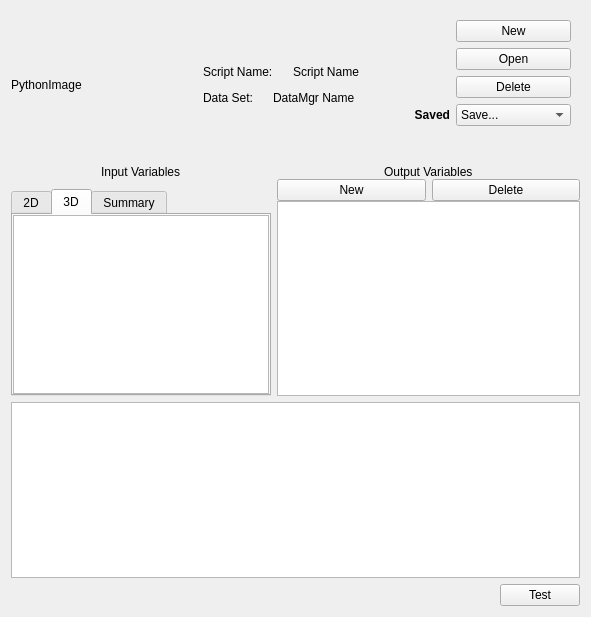
<?xml version="1.0" encoding="UTF-8"?>
<ui version="4.0">
 <class>PythonVariablesGUI</class>
 <widget class="QDialog" name="PythonVariablesGUI">
  <property name="geometry">
   <rect>
    <x>0</x>
    <y>0</y>
    <width>591</width>
    <height>617</height>
   </rect>
  </property>
  <property name="windowTitle">
   <string>Dialog</string>
  </property>
  <layout class="QVBoxLayout" name="verticalLayout">
   <property name="spacing">
    <number>-1</number>
   </property>
   <item>
    <widget class="QFrame" name="frame_6">
     <property name="frameShape">
      <enum>QFrame::NoFrame</enum>
     </property>
     <property name="frameShadow">
      <enum>QFrame::Raised</enum>
     </property>
     <layout class="QHBoxLayout" name="horizontalLayout_9" stretch="0,0,0,0">
      <property name="spacing">
       <number>-1</number>
      </property>
      <property name="leftMargin">
       <number>0</number>
      </property>
      <property name="topMargin">
       <number>0</number>
      </property>
      <property name="rightMargin">
       <number>0</number>
      </property>
      <property name="bottomMargin">
       <number>0</number>
      </property>
      <item>
       <widget class="QFrame" name="frame_18">
        <property name="frameShape">
         <enum>QFrame::NoFrame</enum>
        </property>
        <property name="frameShadow">
         <enum>QFrame::Raised</enum>
        </property>
        <layout class="QVBoxLayout" name="verticalLayout_8">
         <property name="spacing">
          <number>0</number>
         </property>
         <property name="leftMargin">
          <number>0</number>
         </property>
         <property name="topMargin">
          <number>0</number>
         </property>
         <property name="rightMargin">
          <number>0</number>
         </property>
         <property name="bottomMargin">
          <number>0</number>
         </property>
         <item>
          <spacer name="verticalSpacer_5">
           <property name="orientation">
            <enum>Qt::Vertical</enum>
           </property>
           <property name="sizeHint" stdset="0">
            <size>
             <width>20</width>
             <height>40</height>
            </size>
           </property>
          </spacer>
         </item>
         <item>
          <widget class="QLabel" name="_pythonLabel">
           <property name="text">
            <string>PythonImage</string>
           </property>
          </widget>
         </item>
         <item>
          <spacer name="verticalSpacer">
           <property name="orientation">
            <enum>Qt::Vertical</enum>
           </property>
           <property name="sizeHint" stdset="0">
            <size>
             <width>20</width>
             <height>40</height>
            </size>
           </property>
          </spacer>
         </item>
        </layout>
       </widget>
      </item>
      <item>
       <spacer name="horizontalSpacer_2">
        <property name="orientation">
         <enum>Qt::Horizontal</enum>
        </property>
        <property name="sizeHint" stdset="0">
         <size>
          <width>40</width>
          <height>20</height>
         </size>
        </property>
       </spacer>
      </item>
      <item>
       <widget class="QFrame" name="frame_13">
        <property name="frameShape">
         <enum>QFrame::NoFrame</enum>
        </property>
        <property name="frameShadow">
         <enum>QFrame::Raised</enum>
        </property>
        <layout class="QVBoxLayout" name="verticalLayout_13">
         <property name="spacing">
          <number>-1</number>
         </property>
         <property name="leftMargin">
          <number>0</number>
         </property>
         <property name="topMargin">
          <number>10</number>
         </property>
         <property name="rightMargin">
          <number>0</number>
         </property>
         <property name="bottomMargin">
          <number>10</number>
         </property>
         <item>
          <spacer name="verticalSpacer_4">
           <property name="orientation">
            <enum>Qt::Vertical</enum>
           </property>
           <property name="sizeHint" stdset="0">
            <size>
             <width>20</width>
             <height>40</height>
            </size>
           </property>
          </spacer>
         </item>
         <item>
          <widget class="QFrame" name="frame_3">
           <property name="frameShape">
            <enum>QFrame::NoFrame</enum>
           </property>
           <property name="frameShadow">
            <enum>QFrame::Raised</enum>
           </property>
           <layout class="QHBoxLayout" name="horizontalLayout_3">
            <property name="spacing">
             <number>0</number>
            </property>
            <property name="leftMargin">
             <number>0</number>
            </property>
            <property name="topMargin">
             <number>0</number>
            </property>
            <property name="rightMargin">
             <number>0</number>
            </property>
            <property name="bottomMargin">
             <number>0</number>
            </property>
            <item>
             <spacer name="horizontalSpacer_3">
              <property name="orientation">
               <enum>Qt::Horizontal</enum>
              </property>
              <property name="sizeType">
               <enum>QSizePolicy::Minimum</enum>
              </property>
              <property name="sizeHint" stdset="0">
               <size>
                <width>40</width>
                <height>20</height>
               </size>
              </property>
             </spacer>
            </item>
            <item>
             <widget class="QLabel" name="label">
              <property name="text">
               <string>Script Name:</string>
              </property>
             </widget>
            </item>
            <item>
             <spacer name="horizontalSpacer_10">
              <property name="orientation">
               <enum>Qt::Horizontal</enum>
              </property>
              <property name="sizeType">
               <enum>QSizePolicy::Minimum</enum>
              </property>
              <property name="sizeHint" stdset="0">
               <size>
                <width>20</width>
                <height>20</height>
               </size>
              </property>
             </spacer>
            </item>
            <item>
             <widget class="QLabel" name="_scriptNameLabel">
              <property name="text">
               <string>Script Name</string>
              </property>
             </widget>
            </item>
            <item>
             <spacer name="horizontalSpacer_4">
              <property name="orientation">
               <enum>Qt::Horizontal</enum>
              </property>
              <property name="sizeHint" stdset="0">
               <size>
                <width>40</width>
                <height>20</height>
               </size>
              </property>
             </spacer>
            </item>
           </layout>
          </widget>
         </item>
         <item>
          <widget class="QFrame" name="frame_2">
           <property name="frameShape">
            <enum>QFrame::NoFrame</enum>
           </property>
           <property name="frameShadow">
            <enum>QFrame::Raised</enum>
           </property>
           <layout class="QHBoxLayout" name="horizontalLayout_2">
            <property name="spacing">
             <number>0</number>
            </property>
            <property name="leftMargin">
             <number>0</number>
            </property>
            <property name="topMargin">
             <number>0</number>
            </property>
            <property name="rightMargin">
             <number>0</number>
            </property>
            <property name="bottomMargin">
             <number>0</number>
            </property>
            <item>
             <spacer name="horizontalSpacer_11">
              <property name="orientation">
               <enum>Qt::Horizontal</enum>
              </property>
              <property name="sizeType">
               <enum>QSizePolicy::Minimum</enum>
              </property>
              <property name="sizeHint" stdset="0">
               <size>
                <width>40</width>
                <height>20</height>
               </size>
              </property>
             </spacer>
            </item>
            <item>
             <widget class="QLabel" name="label_2">
              <property name="text">
               <string>Data Set:</string>
              </property>
             </widget>
            </item>
            <item>
             <spacer name="horizontalSpacer_9">
              <property name="orientation">
               <enum>Qt::Horizontal</enum>
              </property>
              <property name="sizeType">
               <enum>QSizePolicy::Minimum</enum>
              </property>
              <property name="sizeHint" stdset="0">
               <size>
                <width>20</width>
                <height>20</height>
               </size>
              </property>
             </spacer>
            </item>
            <item>
             <widget class="QLabel" name="_dataMgrNameLabel">
              <property name="text">
               <string>DataMgr Name</string>
              </property>
             </widget>
            </item>
            <item>
             <spacer name="horizontalSpacer_12">
              <property name="orientation">
               <enum>Qt::Horizontal</enum>
              </property>
              <property name="sizeHint" stdset="0">
               <size>
                <width>40</width>
                <height>20</height>
               </size>
              </property>
             </spacer>
            </item>
           </layout>
          </widget>
         </item>
         <item>
          <spacer name="verticalSpacer_3">
           <property name="orientation">
            <enum>Qt::Vertical</enum>
           </property>
           <property name="sizeHint" stdset="0">
            <size>
             <width>20</width>
             <height>40</height>
            </size>
           </property>
          </spacer>
         </item>
        </layout>
       </widget>
      </item>
      <item>
       <widget class="QFrame" name="frame">
        <property name="frameShape">
         <enum>QFrame::NoFrame</enum>
        </property>
        <property name="frameShadow">
         <enum>QFrame::Raised</enum>
        </property>
        <layout class="QVBoxLayout" name="verticalLayout_12">
         <property name="spacing">
          <number>0</number>
         </property>
         <property name="leftMargin">
          <number>0</number>
         </property>
         <property name="topMargin">
          <number>0</number>
         </property>
         <property name="rightMargin">
          <number>0</number>
         </property>
         <property name="bottomMargin">
          <number>0</number>
         </property>
         <item>
          <widget class="QFrame" name="frame_15">
           <property name="frameShape">
            <enum>QFrame::NoFrame</enum>
           </property>
           <property name="frameShadow">
            <enum>QFrame::Raised</enum>
           </property>
           <layout class="QHBoxLayout" name="horizontalLayout_12">
            <property name="spacing">
             <number>0</number>
            </property>
            <property name="leftMargin">
             <number>0</number>
            </property>
            <property name="topMargin">
             <number>0</number>
            </property>
            <property name="rightMargin">
             <number>0</number>
            </property>
            <property name="bottomMargin">
             <number>0</number>
            </property>
            <item>
             <widget class="QFrame" name="frame_17">
              <property name="frameShape">
               <enum>QFrame::NoFrame</enum>
              </property>
              <property name="frameShadow">
               <enum>QFrame::Raised</enum>
              </property>
              <layout class="QVBoxLayout" name="verticalLayout_7">
               <property name="rightMargin">
                <number>0</number>
               </property>
               <item>
                <widget class="QLabel" name="label_3">
                 <property name="text">
                  <string/>
                 </property>
                </widget>
               </item>
               <item>
                <widget class="QLabel" name="label_6">
                 <property name="text">
                  <string/>
                 </property>
                </widget>
               </item>
               <item>
                <widget class="QLabel" name="label_7">
                 <property name="text">
                  <string/>
                 </property>
                </widget>
               </item>
               <item>
                <widget class="QLabel" name="_scriptSaveLabel">
                 <property name="font">
                  <font>
                   <weight>75</weight>
                   <bold>true</bold>
                  </font>
                 </property>
                 <property name="text">
                  <string>Saved</string>
                 </property>
                 <property name="alignment">
                  <set>Qt::AlignRight|Qt::AlignTrailing|Qt::AlignVCenter</set>
                 </property>
                </widget>
               </item>
              </layout>
             </widget>
            </item>
            <item>
             <widget class="QFrame" name="frame_16">
              <property name="frameShape">
               <enum>QFrame::NoFrame</enum>
              </property>
              <property name="frameShadow">
               <enum>QFrame::Raised</enum>
              </property>
              <layout class="QVBoxLayout" name="verticalLayout_2">
               <property name="leftMargin">
                <number>6</number>
               </property>
               <item>
                <widget class="QPushButton" name="_newScriptButton">
                 <property name="sizePolicy">
                  <sizepolicy hsizetype="Minimum" vsizetype="Minimum">
                   <horstretch>0</horstretch>
                   <verstretch>0</verstretch>
                  </sizepolicy>
                 </property>
                 <property name="text">
                  <string>New</string>
                 </property>
                 <property name="autoDefault">
                  <bool>false</bool>
                 </property>
                </widget>
               </item>
               <item>
                <widget class="QPushButton" name="_openScriptButton">
                 <property name="sizePolicy">
                  <sizepolicy hsizetype="Minimum" vsizetype="Minimum">
                   <horstretch>0</horstretch>
                   <verstretch>0</verstretch>
                  </sizepolicy>
                 </property>
                 <property name="text">
                  <string>Open</string>
                 </property>
                 <property name="autoDefault">
                  <bool>false</bool>
                 </property>
                </widget>
               </item>
               <item>
                <widget class="QPushButton" name="_deleteScriptButton">
                 <property name="sizePolicy">
                  <sizepolicy hsizetype="Minimum" vsizetype="Minimum">
                   <horstretch>0</horstretch>
                   <verstretch>0</verstretch>
                  </sizepolicy>
                 </property>
                 <property name="text">
                  <string>Delete</string>
                 </property>
                 <property name="autoDefault">
                  <bool>false</bool>
                 </property>
                 <property name="default">
                  <bool>false</bool>
                 </property>
                 <property name="flat">
                  <bool>false</bool>
                 </property>
                </widget>
               </item>
               <item>
                <widget class="QComboBox" name="_saveScriptCombo">
                 <property name="layoutDirection">
                  <enum>Qt::LeftToRight</enum>
                 </property>
                 <property name="frame">
                  <bool>true</bool>
                 </property>
                 <item>
                  <property name="text">
                   <string>Save...</string>
                  </property>
                 </item>
                 <item>
                  <property name="text">
                   <string>Save to session</string>
                  </property>
                 </item>
                 <item>
                  <property name="text">
                   <string>Save to file</string>
                  </property>
                 </item>
                </widget>
               </item>
              </layout>
              <zorder>_newScriptButton</zorder>
              <zorder>_openScriptButton</zorder>
              <zorder>_saveScriptCombo</zorder>
              <zorder>_scriptSaveLabel</zorder>
              <zorder>_deleteScriptButton</zorder>
             </widget>
            </item>
           </layout>
          </widget>
         </item>
         <item>
          <spacer name="verticalSpacer_2">
           <property name="orientation">
            <enum>Qt::Vertical</enum>
           </property>
           <property name="sizeHint" stdset="0">
            <size>
             <width>20</width>
             <height>40</height>
            </size>
           </property>
          </spacer>
         </item>
        </layout>
       </widget>
      </item>
     </layout>
    </widget>
   </item>
   <item>
    <widget class="QFrame" name="_variableSelectionFrame">
     <property name="frameShape">
      <enum>QFrame::NoFrame</enum>
     </property>
     <property name="frameShadow">
      <enum>QFrame::Raised</enum>
     </property>
     <layout class="QHBoxLayout" name="horizontalLayout_13" stretch="0,1">
      <property name="spacing">
       <number>-1</number>
      </property>
      <property name="leftMargin">
       <number>0</number>
      </property>
      <property name="topMargin">
       <number>0</number>
      </property>
      <property name="rightMargin">
       <number>0</number>
      </property>
      <property name="bottomMargin">
       <number>0</number>
      </property>
      <item>
       <widget class="QFrame" name="frame_4">
        <property name="frameShape">
         <enum>QFrame::NoFrame</enum>
        </property>
        <property name="frameShadow">
         <enum>QFrame::Raised</enum>
        </property>
        <layout class="QVBoxLayout" name="verticalLayout_9">
         <property name="spacing">
          <number>10</number>
         </property>
         <property name="leftMargin">
          <number>0</number>
         </property>
         <property name="topMargin">
          <number>0</number>
         </property>
         <property name="rightMargin">
          <number>0</number>
         </property>
         <property name="bottomMargin">
          <number>0</number>
         </property>
         <item>
          <widget class="QFrame" name="frame_11">
           <property name="sizePolicy">
            <sizepolicy hsizetype="Preferred" vsizetype="Minimum">
             <horstretch>0</horstretch>
             <verstretch>0</verstretch>
            </sizepolicy>
           </property>
           <property name="minimumSize">
            <size>
             <width>0</width>
             <height>0</height>
            </size>
           </property>
           <property name="frameShape">
            <enum>QFrame::NoFrame</enum>
           </property>
           <property name="frameShadow">
            <enum>QFrame::Raised</enum>
           </property>
           <layout class="QVBoxLayout" name="verticalLayout_3">
            <property name="spacing">
             <number>0</number>
            </property>
            <property name="leftMargin">
             <number>0</number>
            </property>
            <property name="topMargin">
             <number>0</number>
            </property>
            <property name="rightMargin">
             <number>0</number>
            </property>
            <property name="bottomMargin">
             <number>0</number>
            </property>
            <item>
             <widget class="QFrame" name="frame_8">
              <property name="sizePolicy">
               <sizepolicy hsizetype="Preferred" vsizetype="Minimum">
                <horstretch>0</horstretch>
                <verstretch>0</verstretch>
               </sizepolicy>
              </property>
              <property name="frameShape">
               <enum>QFrame::NoFrame</enum>
              </property>
              <property name="frameShadow">
               <enum>QFrame::Raised</enum>
              </property>
              <layout class="QHBoxLayout" name="horizontalLayout_5">
               <property name="spacing">
                <number>0</number>
               </property>
               <property name="leftMargin">
                <number>0</number>
               </property>
               <property name="topMargin">
                <number>0</number>
               </property>
               <property name="rightMargin">
                <number>0</number>
               </property>
               <property name="bottomMargin">
                <number>0</number>
               </property>
               <item>
                <spacer name="horizontalSpacer_7">
                 <property name="orientation">
                  <enum>Qt::Horizontal</enum>
                 </property>
                 <property name="sizeHint" stdset="0">
                  <size>
                   <width>40</width>
                   <height>0</height>
                  </size>
                 </property>
                </spacer>
               </item>
               <item>
                <widget class="QLabel" name="label_5">
                 <property name="sizePolicy">
                  <sizepolicy hsizetype="Preferred" vsizetype="Minimum">
                   <horstretch>0</horstretch>
                   <verstretch>0</verstretch>
                  </sizepolicy>
                 </property>
                 <property name="text">
                  <string>Input Variables</string>
                 </property>
                </widget>
               </item>
               <item>
                <spacer name="horizontalSpacer_5">
                 <property name="orientation">
                  <enum>Qt::Horizontal</enum>
                 </property>
                 <property name="sizeHint" stdset="0">
                  <size>
                   <width>40</width>
                   <height>0</height>
                  </size>
                 </property>
                </spacer>
               </item>
              </layout>
             </widget>
            </item>
            <item>
             <widget class="QFrame" name="frame_7">
              <property name="sizePolicy">
               <sizepolicy hsizetype="Preferred" vsizetype="Minimum">
                <horstretch>0</horstretch>
                <verstretch>0</verstretch>
               </sizepolicy>
              </property>
              <property name="frameShape">
               <enum>QFrame::NoFrame</enum>
              </property>
              <property name="frameShadow">
               <enum>QFrame::Raised</enum>
              </property>
              <layout class="QHBoxLayout" name="horizontalLayout_4" stretch="">
               <property name="spacing">
                <number>-1</number>
               </property>
               <property name="leftMargin">
                <number>0</number>
               </property>
               <property name="topMargin">
                <number>0</number>
               </property>
               <property name="rightMargin">
                <number>0</number>
               </property>
               <property name="bottomMargin">
                <number>0</number>
               </property>
              </layout>
             </widget>
            </item>
           </layout>
          </widget>
         </item>
         <item>
          <widget class="QTabWidget" name="tabWidget">
           <property name="currentIndex">
            <number>1</number>
           </property>
           <widget class="QWidget" name="tab">
            <attribute name="title">
             <string>2D</string>
            </attribute>
            <layout class="QVBoxLayout" name="verticalLayout_5">
             <property name="spacing">
              <number>0</number>
             </property>
             <property name="leftMargin">
              <number>0</number>
             </property>
             <property name="topMargin">
              <number>0</number>
             </property>
             <property name="rightMargin">
              <number>0</number>
             </property>
             <property name="bottomMargin">
              <number>0</number>
             </property>
             <item>
              <widget class="QTableWidget" name="_2DVarTable"/>
             </item>
            </layout>
           </widget>
           <widget class="QWidget" name="tab_2">
            <attribute name="title">
             <string>3D</string>
            </attribute>
            <layout class="QVBoxLayout" name="verticalLayout_10">
             <property name="spacing">
              <number>0</number>
             </property>
             <property name="leftMargin">
              <number>0</number>
             </property>
             <property name="topMargin">
              <number>0</number>
             </property>
             <property name="rightMargin">
              <number>0</number>
             </property>
             <property name="bottomMargin">
              <number>0</number>
             </property>
             <item>
              <widget class="QTableWidget" name="_3DVarTable"/>
             </item>
            </layout>
           </widget>
           <widget class="QWidget" name="tab_3">
            <attribute name="title">
             <string>Summary</string>
            </attribute>
            <layout class="QVBoxLayout" name="verticalLayout_11">
             <property name="spacing">
              <number>0</number>
             </property>
             <property name="leftMargin">
              <number>0</number>
             </property>
             <property name="topMargin">
              <number>0</number>
             </property>
             <property name="rightMargin">
              <number>0</number>
             </property>
             <property name="bottomMargin">
              <number>0</number>
             </property>
             <item>
              <widget class="QTableWidget" name="_varSummaryTable"/>
             </item>
            </layout>
           </widget>
          </widget>
         </item>
        </layout>
       </widget>
      </item>
      <item>
       <widget class="QFrame" name="frame_10">
        <property name="minimumSize">
         <size>
          <width>0</width>
          <height>20</height>
         </size>
        </property>
        <property name="frameShape">
         <enum>QFrame::NoFrame</enum>
        </property>
        <property name="frameShadow">
         <enum>QFrame::Raised</enum>
        </property>
        <layout class="QVBoxLayout" name="verticalLayout_6">
         <property name="spacing">
          <number>0</number>
         </property>
         <property name="leftMargin">
          <number>0</number>
         </property>
         <property name="topMargin">
          <number>0</number>
         </property>
         <property name="rightMargin">
          <number>0</number>
         </property>
         <property name="bottomMargin">
          <number>0</number>
         </property>
         <item>
          <widget class="QFrame" name="frame_12">
           <property name="sizePolicy">
            <sizepolicy hsizetype="Preferred" vsizetype="Minimum">
             <horstretch>0</horstretch>
             <verstretch>0</verstretch>
            </sizepolicy>
           </property>
           <property name="frameShape">
            <enum>QFrame::NoFrame</enum>
           </property>
           <property name="frameShadow">
            <enum>QFrame::Raised</enum>
           </property>
           <layout class="QVBoxLayout" name="verticalLayout_4">
            <property name="spacing">
             <number>0</number>
            </property>
            <property name="leftMargin">
             <number>0</number>
            </property>
            <property name="topMargin">
             <number>0</number>
            </property>
            <property name="rightMargin">
             <number>0</number>
            </property>
            <property name="bottomMargin">
             <number>0</number>
            </property>
            <item>
             <widget class="QFrame" name="frame_9">
              <property name="sizePolicy">
               <sizepolicy hsizetype="Preferred" vsizetype="Minimum">
                <horstretch>0</horstretch>
                <verstretch>0</verstretch>
               </sizepolicy>
              </property>
              <property name="frameShape">
               <enum>QFrame::NoFrame</enum>
              </property>
              <property name="frameShadow">
               <enum>QFrame::Raised</enum>
              </property>
              <layout class="QHBoxLayout" name="horizontalLayout_6">
               <property name="spacing">
                <number>0</number>
               </property>
               <property name="leftMargin">
                <number>0</number>
               </property>
               <property name="topMargin">
                <number>0</number>
               </property>
               <property name="rightMargin">
                <number>0</number>
               </property>
               <property name="bottomMargin">
                <number>0</number>
               </property>
               <item>
                <spacer name="horizontalSpacer_8">
                 <property name="orientation">
                  <enum>Qt::Horizontal</enum>
                 </property>
                 <property name="sizeHint" stdset="0">
                  <size>
                   <width>40</width>
                   <height>0</height>
                  </size>
                 </property>
                </spacer>
               </item>
               <item>
                <widget class="QLabel" name="_outputVariablesLabel">
                 <property name="sizePolicy">
                  <sizepolicy hsizetype="Preferred" vsizetype="Minimum">
                   <horstretch>0</horstretch>
                   <verstretch>0</verstretch>
                  </sizepolicy>
                 </property>
                 <property name="text">
                  <string>Output Variables</string>
                 </property>
                </widget>
               </item>
               <item>
                <spacer name="horizontalSpacer_6">
                 <property name="orientation">
                  <enum>Qt::Horizontal</enum>
                 </property>
                 <property name="sizeHint" stdset="0">
                  <size>
                   <width>40</width>
                   <height>0</height>
                  </size>
                 </property>
                </spacer>
               </item>
              </layout>
             </widget>
            </item>
            <item>
             <widget class="QFrame" name="frame_5">
              <property name="sizePolicy">
               <sizepolicy hsizetype="Preferred" vsizetype="Minimum">
                <horstretch>0</horstretch>
                <verstretch>0</verstretch>
               </sizepolicy>
              </property>
              <property name="frameShape">
               <enum>QFrame::NoFrame</enum>
              </property>
              <property name="frameShadow">
               <enum>QFrame::Raised</enum>
              </property>
              <layout class="QHBoxLayout" name="horizontalLayout_7">
               <property name="spacing">
                <number>-1</number>
               </property>
               <property name="leftMargin">
                <number>0</number>
               </property>
               <property name="topMargin">
                <number>0</number>
               </property>
               <property name="rightMargin">
                <number>0</number>
               </property>
               <property name="bottomMargin">
                <number>0</number>
               </property>
               <item>
                <widget class="QPushButton" name="_newOutVarButton">
                 <property name="text">
                  <string>New</string>
                 </property>
                 <property name="autoDefault">
                  <bool>false</bool>
                 </property>
                 <property name="flat">
                  <bool>false</bool>
                 </property>
                </widget>
               </item>
               <item>
                <widget class="QPushButton" name="_deleteOutVarButton">
                 <property name="text">
                  <string>Delete</string>
                 </property>
                 <property name="autoDefault">
                  <bool>false</bool>
                 </property>
                </widget>
               </item>
              </layout>
             </widget>
            </item>
           </layout>
          </widget>
         </item>
         <item>
          <widget class="QTableWidget" name="_outputVariablesTable"/>
         </item>
        </layout>
       </widget>
      </item>
     </layout>
    </widget>
   </item>
   <item>
    <widget class="QTextEdit" name="_scriptEdit">
     <property name="lineWrapMode">
      <enum>QTextEdit::NoWrap</enum>
     </property>
     <property name="tabStopWidth">
      <number>40</number>
     </property>
    </widget>
   </item>
   <item>
    <widget class="QFrame" name="_testFrame">
     <property name="frameShape">
      <enum>QFrame::NoFrame</enum>
     </property>
     <property name="frameShadow">
      <enum>QFrame::Raised</enum>
     </property>
     <layout class="QHBoxLayout" name="horizontalLayout">
      <property name="spacing">
       <number>-1</number>
      </property>
      <property name="leftMargin">
       <number>0</number>
      </property>
      <property name="topMargin">
       <number>0</number>
      </property>
      <property name="rightMargin">
       <number>0</number>
      </property>
      <property name="bottomMargin">
       <number>0</number>
      </property>
      <item>
       <spacer name="horizontalSpacer">
        <property name="orientation">
         <enum>Qt::Horizontal</enum>
        </property>
        <property name="sizeHint" stdset="0">
         <size>
          <width>40</width>
          <height>20</height>
         </size>
        </property>
       </spacer>
      </item>
      <item>
       <widget class="QPushButton" name="_testScriptButton">
        <property name="text">
         <string>Test</string>
        </property>
        <property name="autoDefault">
         <bool>false</bool>
        </property>
       </widget>
      </item>
     </layout>
    </widget>
   </item>
  </layout>
 </widget>
 <resources/>
 <connections/>
</ui>
